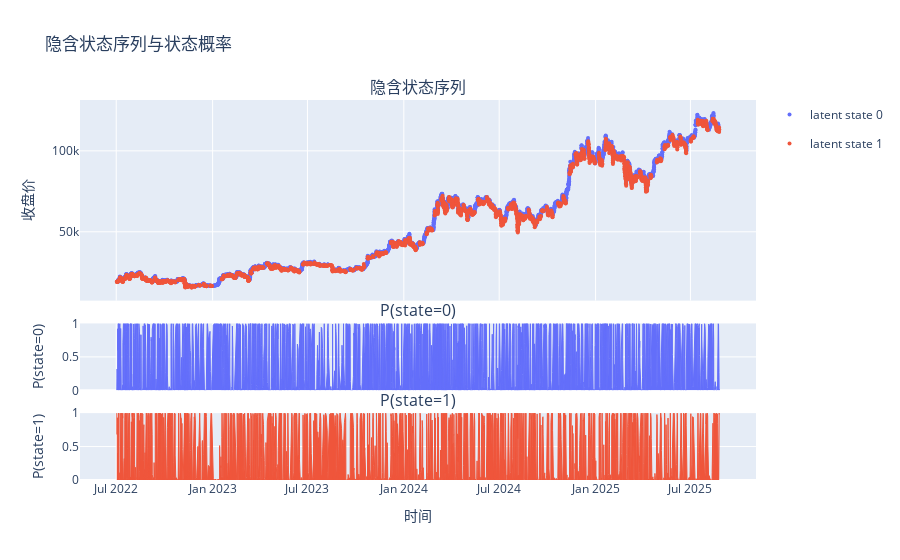

Source (notebook cell):
### Code cell
labeler_L6 = GMMLabeler(merged_bar, 6)
labeler_L6.plot_label_on_candles()

### Figure 1 — Plotly figure (JSON) as saved in the notebook; plotly's stock layout.template omitted (floating-point values rounded to 4 significant figures; data arrays with more than 128 entries replaced by an {"elided": "..."} marker saying what was removed)
{"data": [{"legendgroup": "state_0", "marker": {"color": "#636EFA", "size": 4}, "mode": "markers", "name": "latent state 0", "showlegend": true, "x": {"elided": "3102 str values"}, "y": {"elided": "3102 float values"}, "type": "scatter", "xaxis": "x", "yaxis": "y"}, {"legendgroup": "state_1", "marker": {"color": "#EF553B", "size": 4}, "mode": "markers", "name": "latent state 1", "showlegend": true, "x": {"elided": "2681 str values"}, "y": {"elided": "2681 float values"}, "type": "scatter", "xaxis": "x", "yaxis": "y"}, {"fill": "tozeroy", "fillcolor": "#636EFA", "legendgroup": "state_0", "line": {"color": "#636EFA", "width": 1}, "mode": "lines", "name": "P(state=0)", "opacity": 0.7, "showlegend": false, "x": {"elided": "5783 str values"}, "y": {"elided": "5783 float values"}, "type": "scatter", "xaxis": "x2", "yaxis": "y2"}, {"fill": "tozeroy", "fillcolor": "#EF553B", "legendgroup": "state_1", "line": {"color": "#EF553B", "width": 1}, "mode": "lines", "name": "P(state=1)", "opacity": 0.7, "showlegend": false, "x": {"elided": "5783 str values"}, "y": {"elided": "5783 float values"}, "type": "scatter", "xaxis": "x3", "yaxis": "y3"}], "layout": {"xaxis": {"anchor": "y", "domain": [0.0, 1.0], "matches": "x3", "showticklabels": false}, "yaxis": {"anchor": "x", "domain": [0.472, 1.0], "title": {"text": "收盘价"}}, "xaxis2": {"anchor": "y2", "domain": [0.0, 1.0], "matches": "x3", "showticklabels": false}, "yaxis2": {"anchor": "x2", "domain": [0.236, 0.412], "title": {"text": "P(state=0)"}, "range": [0, 1]}, "xaxis3": {"anchor": "y3", "domain": [0.0, 1.0], "title": {"text": "时间"}}, "yaxis3": {"anchor": "x3", "domain": [0.0, 0.176], "title": {"text": "P(state=1)"}, "range": [0, 1]}, "annotations": [{"font": {"size": 16}, "showarrow": false, "text": "隐含状态序列", "x": 0.5, "xanchor": "center", "xref": "paper", "y": 1.0, "yanchor": "bottom", "yref": "paper"}, {"font": {"size": 16}, "showarrow": false, "text": "P(state=0)", "x": 0.5, "xanchor": "center", "xref": "paper", "y": 0.412, "yanchor": "bottom", "yref": "paper"}, {"font": {"size": 16}, "showarrow": false, "text": "P(state=1)", "x": 0.5, "xanchor": "center", "xref": "paper", "y": 0.176, "yanchor": "bottom", "yref": "paper"}], "title": {"text": "隐含状态序列与状态概率"}, "showlegend": true, "hovermode": "x unified"}}
